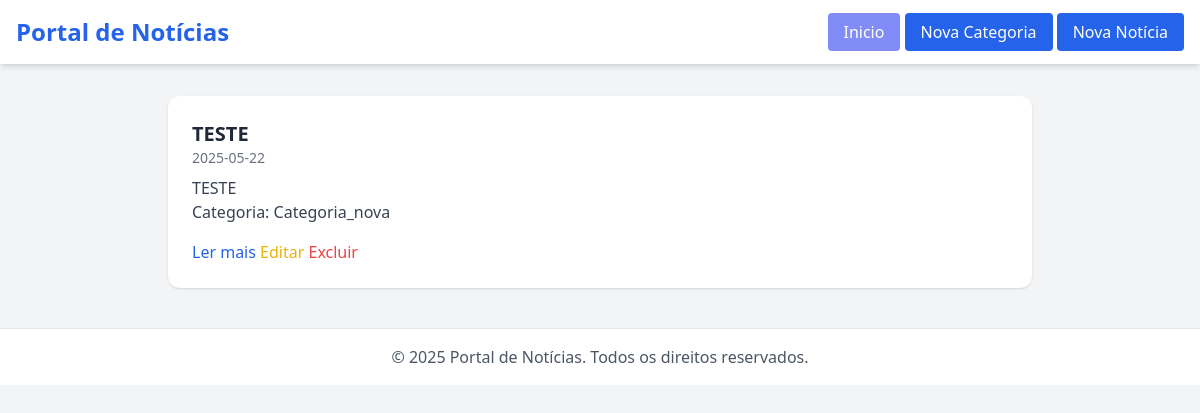
The app's page /FRONTEND/index.php with its own data.
### tables this page shows
CREATE TABLE IF NOT EXISTS `tabela_noticias` (
  `ID` int NOT NULL AUTO_INCREMENT,
  `Titulo` varchar(300) DEFAULT NULL,
  `Resumo` varchar(500) DEFAULT NULL,
  `Conteudo` varchar(700) DEFAULT NULL,
  `Data` date DEFAULT NULL,
  `Categoria_ID` int DEFAULT NULL,
  PRIMARY KEY (`ID`),
  KEY `Categoria_CHAVE` (`Categoria_ID`),
  CONSTRAINT `Categoria_CHAVE` FOREIGN KEY (`Categoria_ID`) REFERENCES `categoria_noticia` (`Categoria_ID`)
);

CREATE TABLE IF NOT EXISTS `categoria_noticia` (
  `Categoria_ID` int NOT NULL AUTO_INCREMENT,
  `Categoria` varchar(50) DEFAULT NULL,
  `Sobre` varchar(250) DEFAULT NULL,
  PRIMARY KEY (`Categoria_ID`)
);

### FRONTEND/index.php (the view, shortened to what this page needs)
<?php include '../BACKEND/conexao.php'; ?>
<!DOCTYPE html>
<html lang="pt-BR">
<head>
  <script src="https://cdn.tailwindcss.com"></script>
</head>
<body class="bg-gray-100 font-sans">
  <header class="bg-white shadow-md p-4 flex items-center justify-between">
    <h1 class="text-2xl font-bold text-blue-600">Portal de Notícias</h1>
    <div>
    <a href="index.php" class="bg-indigo-400 text-white px-4 py-2 rounded hover:bg-blue-700 transition">Inicio</a>
    <a href="adicionar_categoria.php" class="bg-blue-600 text-white px-4 py-2 rounded hover:bg-blue-700 transition">Nova Categoria</a>
    <a href="adicionar.php" class="bg-blue-600 text-white px-4 py-2 rounded hover:bg-blue-700 transition">Nova Notícia</a>
    </div>
  </header>
  <main class="max-w-4xl mx-auto mt-8 px-4">
      <?php
                $sql = "SELECT * FROM tabela_noticias as n LEFT JOIN categoria_noticia as c ON n.Categoria_ID = c.Categoria_ID";
                $dados = mysqli_query($conexao, $sql);
                if (mysqli_num_rows($dados) > 0) {
                  foreach($dados as $noticia) {
                    $ID = $noticia['ID'];
                    $titulo = $noticia['Titulo'];
                    $data = $noticia['Data'];
                    $resumo = $noticia['Resumo'];
                    $categoria = $noticia['Categoria'];
        ?>
    <div class="bg-white rounded-xl shadow p-6 mb-6">
      <h2 class="text-xl font-semibold text-gray-800"><?= $titulo?></h2>
      <p class="text-sm text-gray-500 mb-2"><?= $data?></p>
      <p class="text-gray-700"><?= $resumo?></p>
      <p class="text-gray-700">Categoria: <?= $categoria?></p>
      <div class="mt-4 flex gap-2">
        <form action="../BACKEND/acoes.php?ID=" method="post">
          <a href="../FRONTEND/visualizar.php?ID=<?= $ID?>" class="text-blue-600 hover:underline">Ler mais</a>
          <a href="../FRONTEND/editar.php?ID=<?= $ID?>" class="text-yellow-500 hover:underline">Editar</a>
          <button type="submit" class="text-red-500 hover:underline"  name="excluir">Excluir</button>
        </form>
      </div>
    </div>
    <?php }} ?>
  </main>
  <footer class="bg-white mt-10 text-center text-gray-600 py-4 border-t">
    &copy; 2025 Portal de Notícias. Todos os direitos reservados.
  </footer>
</body>
</html>

### records on screen
tabela_noticias: Titulo "TESTE", Data "2025-05-22", Resumo "TESTE", Categoria_ID.Categoria "Categoria_nova"
